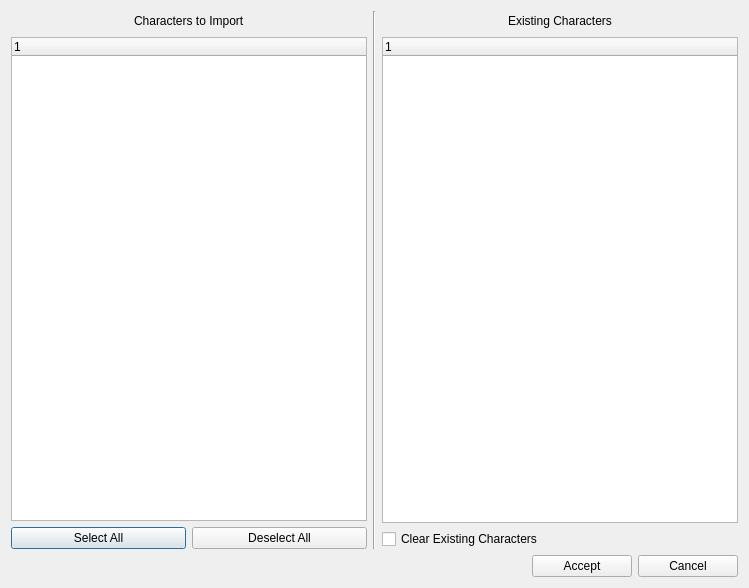
<?xml version="1.0" encoding="UTF-8"?>
<ui version="4.0">
 <class>QCharacterSelectionWindow</class>
 <widget class="QDialog" name="QCharacterSelectionWindow">
  <property name="geometry">
   <rect>
    <x>0</x>
    <y>0</y>
    <width>749</width>
    <height>588</height>
   </rect>
  </property>
  <property name="windowTitle">
   <string>QImportWindow</string>
  </property>
  <layout class="QVBoxLayout" name="verticalLayout">
   <item>
    <layout class="QHBoxLayout" name="horizontalLayout">
     <item>
      <layout class="QVBoxLayout" name="verticalLayout_2">
       <item>
        <layout class="QHBoxLayout" name="horizontalLayout_4">
         <item>
          <spacer name="horizontalSpacer_2">
           <property name="orientation">
            <enum>Qt::Horizontal</enum>
           </property>
           <property name="sizeHint" stdset="0">
            <size>
             <width>40</width>
             <height>20</height>
            </size>
           </property>
          </spacer>
         </item>
         <item>
          <widget class="QLabel" name="lblSelection">
           <property name="text">
            <string>Characters to Import</string>
           </property>
          </widget>
         </item>
         <item>
          <spacer name="horizontalSpacer">
           <property name="orientation">
            <enum>Qt::Horizontal</enum>
           </property>
           <property name="sizeHint" stdset="0">
            <size>
             <width>40</width>
             <height>20</height>
            </size>
           </property>
          </spacer>
         </item>
        </layout>
       </item>
       <item>
        <widget class="QTreeWidget" name="treeSelection">
         <property name="rootIsDecorated">
          <bool>true</bool>
         </property>
         <property name="uniformRowHeights">
          <bool>false</bool>
         </property>
         <property name="wordWrap">
          <bool>true</bool>
         </property>
         <property name="headerHidden">
          <bool>false</bool>
         </property>
         <column>
          <property name="text">
           <string notr="true">1</string>
          </property>
         </column>
        </widget>
       </item>
       <item>
        <layout class="QHBoxLayout" name="horizontalLayout_2">
         <item>
          <widget class="QPushButton" name="btnSelection_SelectAll">
           <property name="text">
            <string>Select All</string>
           </property>
          </widget>
         </item>
         <item>
          <widget class="QPushButton" name="btnSelection_DeselectAll">
           <property name="text">
            <string>Deselect All</string>
           </property>
          </widget>
         </item>
        </layout>
       </item>
      </layout>
     </item>
     <item>
      <widget class="Line" name="line">
       <property name="orientation">
        <enum>Qt::Vertical</enum>
       </property>
      </widget>
     </item>
     <item>
      <layout class="QVBoxLayout" name="verticalLayout_3">
       <item>
        <layout class="QHBoxLayout" name="horizontalLayout_5">
         <item>
          <spacer name="horizontalSpacer_3">
           <property name="orientation">
            <enum>Qt::Horizontal</enum>
           </property>
           <property name="sizeHint" stdset="0">
            <size>
             <width>40</width>
             <height>20</height>
            </size>
           </property>
          </spacer>
         </item>
         <item>
          <widget class="QLabel" name="lblExisting">
           <property name="text">
            <string>Existing Characters</string>
           </property>
          </widget>
         </item>
         <item>
          <spacer name="horizontalSpacer_4">
           <property name="orientation">
            <enum>Qt::Horizontal</enum>
           </property>
           <property name="sizeHint" stdset="0">
            <size>
             <width>40</width>
             <height>20</height>
            </size>
           </property>
          </spacer>
         </item>
        </layout>
       </item>
       <item>
        <widget class="QTreeWidget" name="treeExisting">
         <property name="rootIsDecorated">
          <bool>true</bool>
         </property>
         <property name="uniformRowHeights">
          <bool>false</bool>
         </property>
         <property name="wordWrap">
          <bool>true</bool>
         </property>
         <property name="headerHidden">
          <bool>false</bool>
         </property>
         <column>
          <property name="text">
           <string notr="true">1</string>
          </property>
         </column>
        </widget>
       </item>
       <item>
        <widget class="QCheckBox" name="chkClearExisting">
         <property name="toolTip">
          <string>Should existing characters be deleted before importing the new ones?</string>
         </property>
         <property name="text">
          <string>Clear Existing Characters</string>
         </property>
        </widget>
       </item>
       <item>
        <layout class="QHBoxLayout" name="horizontalLayout_3"/>
       </item>
      </layout>
     </item>
    </layout>
   </item>
   <item>
    <layout class="QHBoxLayout" name="horizontalLayout_6">
     <item>
      <spacer name="horizontalSpacer_5">
       <property name="orientation">
        <enum>Qt::Horizontal</enum>
       </property>
       <property name="sizeHint" stdset="0">
        <size>
         <width>40</width>
         <height>20</height>
        </size>
       </property>
      </spacer>
     </item>
     <item>
      <widget class="QPushButton" name="btnAccept">
       <property name="sizePolicy">
        <sizepolicy hsizetype="MinimumExpanding" vsizetype="Fixed">
         <horstretch>0</horstretch>
         <verstretch>0</verstretch>
        </sizepolicy>
       </property>
       <property name="maximumSize">
        <size>
         <width>100</width>
         <height>16777215</height>
        </size>
       </property>
       <property name="text">
        <string>Accept</string>
       </property>
      </widget>
     </item>
     <item>
      <widget class="QPushButton" name="btnCancel">
       <property name="sizePolicy">
        <sizepolicy hsizetype="MinimumExpanding" vsizetype="Fixed">
         <horstretch>0</horstretch>
         <verstretch>0</verstretch>
        </sizepolicy>
       </property>
       <property name="maximumSize">
        <size>
         <width>100</width>
         <height>16777215</height>
        </size>
       </property>
       <property name="text">
        <string>Cancel</string>
       </property>
      </widget>
     </item>
    </layout>
   </item>
  </layout>
 </widget>
 <layoutdefault spacing="6" margin="11"/>
 <resources/>
 <connections/>
</ui>
